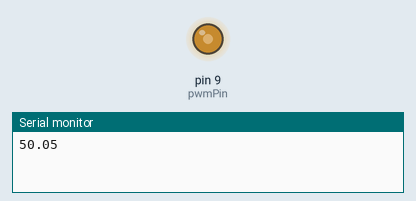
A sketch run on a simulated Arduino Uno, built with avr-gcc and run on an emulated ATmega328P. Parts: output pins drawn as LEDs (lit = HIGH), the last lines printed to the serial monitor.

Above: at 0.05 s.
At 4.0 s:
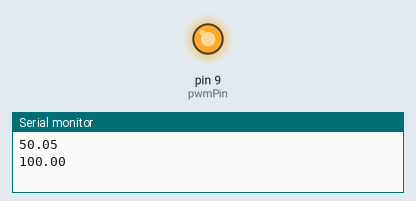
Timing chart, 0 to 5.2 s (numbered marks = the images above):
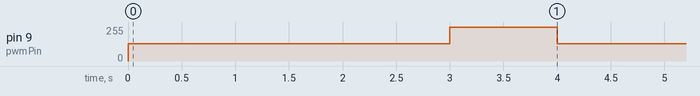

The sketch:

pwm_first.ino
```cpp
#include <TimerOne.h>

int pwmPin = 9;

//int potiPin = A3;
int dutycycle = 0;

void setup(void)
{
  pinMode(pwmPin, OUTPUT);
//  pinMode(7, OUTPUT);
  Timer1.initialize(25);
  Timer1.pwm(pwmPin, 0);

  Serial.begin(9600);

}
void loop(void)
{
//  dutycycle = analogRead(potiPin); //get the poti value
    dutycycle = 512;
    Timer1.setPwmDuty(pwmPin,dutycycle); // set the new poti value as dutycycle
    Serial.println(dutycycle / 10.23); //print dutycycle in percentages
    delay(3000);

    dutycycle = 1023;
    Timer1.setPwmDuty(pwmPin,dutycycle); // set the new poti value as dutycycle
    Serial.println(dutycycle / 10.23); //print dutycycle in percentages
    delay(1000);

}
```

Measured:
- by itself, pin 9 (pwmPin): alternates 255/255 for 1.0 s and 128/255 for 3.0 s
